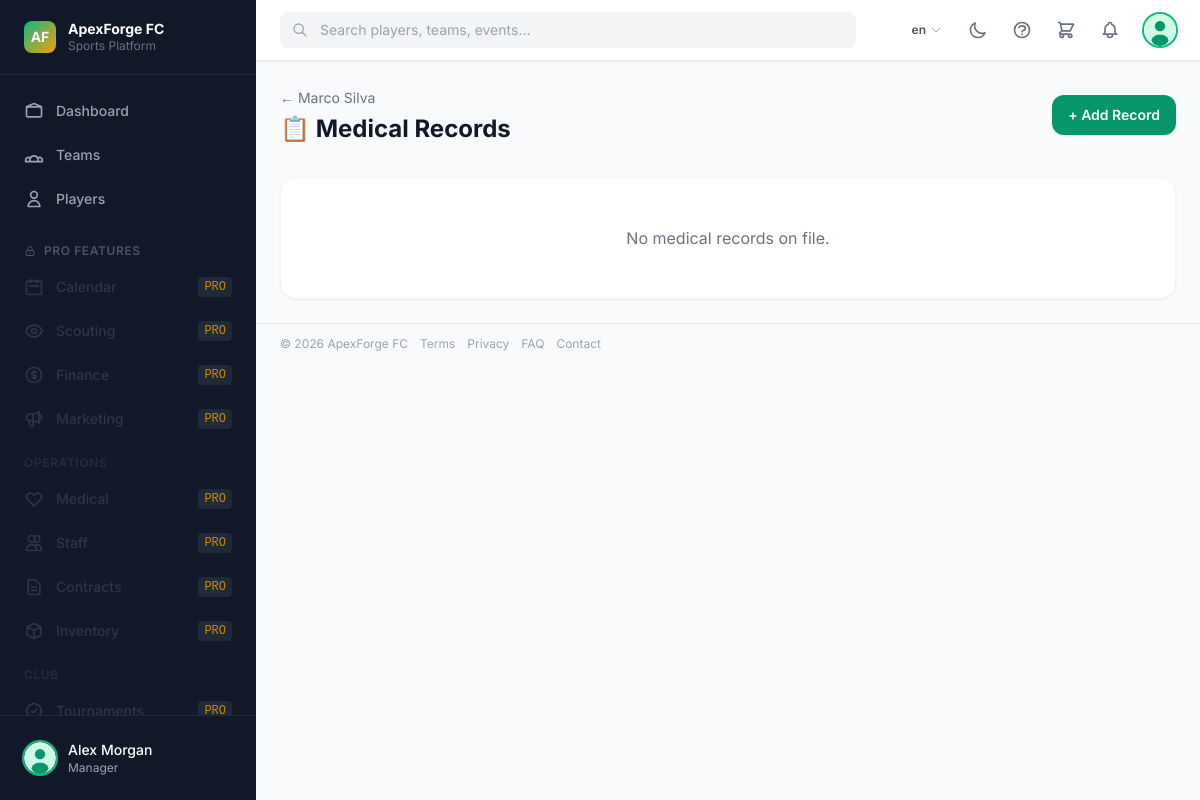
The page /medical/player/1/records/ (signed in) on the database its author committed.
### core/models.py (models this page shows, shortened)
class ClubBranding(models.Model):
    name            = models.CharField(_("club name"), max_length=200, default="ApexForge FC")
    tagline         = models.CharField(max_length=300, blank=True)
    logo            = models.ImageField(upload_to="branding/", blank=True, null=True)
    primary_color   = models.CharField(max_length=7, default="#059669")   # emerald-600
    secondary_color = models.CharField(max_length=7, default="#f59e0b")   # amber-500
    founded_year    = models.PositiveSmallIntegerField(null=True, blank=True)
    city            = models.CharField(max_length=100, blank=True)
    country         = models.CharField(max_length=100, blank=True)
    website         = models.URLField(blank=True)
    email           = models.EmailField(blank=True)
    phone           = models.CharField(max_length=30, blank=True)
    twitter         = models.CharField(max_length=100, blank=True)
    instagram       = models.CharField(max_length=100, blank=True)
    facebook        = models.CharField(max_length=100, blank=True)
    youtube         = models.CharField(max_length=100, blank=True)
    tiktok          = models.CharField(max_length=100, blank=True)
    linkedin        = models.CharField(max_length=100, blank=True)
    discord         = models.CharField(max_length=100, blank=True)
    twitch          = models.CharField(max_length=100, blank=True)
    description     = models.TextField(blank=True)
    updated_at      = models.DateTimeField(auto_now=True)
    class Meta:
        verbose_name = _("club branding")
    @classmethod
    def get_solo(cls):
        obj, _ = cls.objects.get_or_create(pk=1)
        return obj

### accounts/models.py (models this page shows, shortened)
class User(AbstractBaseUser, PermissionsMixin):
    class Role(models.TextChoices):
        SUPER_ADMIN   = "super_admin",   _("Super Admin")
        CLUB_OWNER    = "club_owner",    _("Club Owner / Entrepreneur")
        MANAGER       = "manager",       _("Manager")
        COACH         = "coach",         _("Coach")
        ATHLETE       = "athlete",       _("Athlete / Player")
        SCOUT         = "scout",         _("Scout")
        FAN_INVESTOR  = "fan_investor",  _("Fan / Investor")
    email      = models.EmailField(_("email address"), unique=True)
    first_name = models.CharField(_("first name"), max_length=150, blank=True)
    last_name  = models.CharField(_("last name"),  max_length=150, blank=True)
    role       = models.CharField(_("role"), max_length=30, choices=Role.choices, default=Role.FAN_INVESTOR)
    is_active  = models.BooleanField(default=True)
    is_staff   = models.BooleanField(default=False)
    date_joined = models.DateTimeField(default=timezone.now)
    USERNAME_FIELD  = "email"
    REQUIRED_FIELDS = ["first_name", "last_name"]
    objects = UserManager()
    class Meta:
        verbose_name = _("user")
        verbose_name_plural = _("users")
        ordering = ["email"]
    def get_full_name(self):
        return f"{self.first_name} {self.last_name}".strip()
    @property
    def is_fan_investor(self):
        return self.role == self.Role.FAN_INVESTOR
    @property
    def can_manage(self):
        return self.role in (
            self.Role.SUPER_ADMIN,
            self.Role.CLUB_OWNER,
            self.Role.MANAGER,
        )

### players/models.py (models this page shows, shortened)
class Player(models.Model):
    class Status(models.TextChoices):
        ACTIVE   = "active",   _("Active")
        INJURED  = "injured",  _("Injured")
        SUSPENDED = "suspended", _("Suspended")
        RETIRED  = "retired",  _("Retired")
        TRANSFER = "transfer", _("Transfer Listed")
    class Foot(models.TextChoices):
        LEFT  = "left",  _("Left")
        RIGHT = "right", _("Right")
        BOTH  = "both",  _("Both")
    user         = models.OneToOneField(
        settings.AUTH_USER_MODEL, on_delete=models.SET_NULL,
        null=True, blank=True, related_name="player_profile",
    )
    full_name    = models.CharField(_("full name"), max_length=200)
    photo        = models.ImageField(upload_to="players/photos/", blank=True, null=True)
    date_of_birth = models.DateField(null=True, blank=True)
    nationality  = models.CharField(max_length=100, blank=True)
    second_nationality = models.CharField(max_length=100, blank=True)
    position     = models.CharField(max_length=50, blank=True)
    secondary_position = models.CharField(max_length=50, blank=True)
    preferred_foot = models.CharField(max_length=10, choices=Foot.choices, default=Foot.RIGHT)
    height_cm    = models.PositiveSmallIntegerField(null=True, blank=True, verbose_name=_("Height (cm)"))
    weight_kg    = models.PositiveSmallIntegerField(null=True, blank=True, verbose_name=_("Weight (kg)"))
    status       = models.CharField(max_length=20, choices=Status.choices, default=Status.ACTIVE)
    market_value = models.DecimalField(max_digits=14, decimal_places=2, null=True, blank=True)
    contract_until = models.DateField(null=True, blank=True)
    agent        = models.CharField(max_length=200, blank=True)
    bio          = models.TextField(blank=True)
    sport        = models.CharField(max_length=30, choices=settings.APEXFORGE_SPORT_CHOICES, default="football")
    jersey_number = models.PositiveSmallIntegerField(null=True, blank=True)
    created_at   = models.DateTimeField(auto_now_add=True)
    updated_at   = models.DateTimeField(auto_now=True)
    class Meta:
        verbose_name = _("player")
        verbose_name_plural = _("players")
        ordering = ["full_name"]
    def __str__(self):
        return self.full_name

### medical/views.py (the view)
# urls.py: path("player/<int:player_pk>/records/",    views.medical_records,        name="records"),
@staff_required
def medical_records(request, player_pk):
    player = get_object_or_404(Player, pk=player_pk)
    records = player.medical_records.order_by("-date")
    if not request.user.can_manage:
        records = records.filter(is_confidential=False)
    return render(request, "medical/records.html", {"player": player, "records": records})

### templates/medical/records.html (shortened to what this page needs)
{% extends "base.html" %}
{% load i18n %}
{% block page_header %}
<div class="px-4 lg:px-6 pt-6 pb-2 flex items-center justify-between">
  <div>
    <a href="{% url 'players:detail' player.pk %}" class="text-sm text-gray-500 hover:text-primary-600">← {{ player }}</a>
    <h1 class="text-2xl font-bold text-gray-900 dark:text-white mt-1">📋 {% trans "Medical Records" %}</h1>
  </div>
  <a href="{% url 'medical:record_create' player.pk %}" class="btn-primary">+ {% trans "Add Record" %}</a>
</div>
{% endblock %}
{% block content %}
<div class="space-y-3">
  {% for record in records %}
  <div class="card p-4 flex items-start gap-4">
    <div class="h-10 w-10 rounded-xl bg-blue-100 dark:bg-blue-900/30 flex items-center justify-center shrink-0 text-lg">📄</div>
    <div class="flex-1">
      <div class="flex items-center justify-between">
        <span class="font-medium text-sm text-gray-900 dark:text-white">{{ record.get_record_type_display }}</span>
        <span class="text-xs text-gray-400">{{ record.date }}</span>
      </div>
      {% if record.physician %}<p class="text-xs text-gray-500 mt-0.5">{% trans "Dr." %} {{ record.physician }}{% if record.facility %} · {{ record.facility }}{% endif %}</p>{% endif %}
      <p class="text-sm text-gray-600 dark:text-gray-300 mt-1">{{ record.description }}</p>
      {% if record.file %}<a href="{{ record.file.url }}" class="text-xs text-primary-600 hover:underline mt-1 inline-block" target="_blank">📎 {% trans "View File" %}</a>{% endif %}
      {% if record.is_confidential %}<span class="ml-2 text-xs bg-red-100 text-red-600 px-2 py-0.5 rounded-full">🔒 {% trans "Confidential" %}</span>{% endif %}
    </div>
  </div>
  {% empty %}
  <div class="card p-12 text-center text-gray-500">{% trans "No medical records on file." %}</div>
  {% endfor %}
</div>
{% endblock %}

### templates/base.html (shortened to what this page needs)
{% load i18n static core_tags %}
<!DOCTYPE html>
<html lang="{{ LANGUAGE_CODE|default:'en' }}"
      x-data="apexApp()"
      x-bind:class="{ 'dark': darkMode }"
      x-init="init()">
<head>
  <script src="https://cdn.tailwindcss.com"></script>
</head>
<body class="bg-gray-50 dark:bg-gray-900 text-gray-900 dark:text-gray-100 font-sans antialiased min-h-screen">
  {% if user.is_authenticated %}
  <div class="flex h-screen overflow-hidden">
    <aside x-cloak
           :class="sidebarOpen ? 'translate-x-0' : '-translate-x-full lg:translate-x-0'"
           class="fixed inset-y-0 left-0 z-40 flex flex-col w-64 bg-gray-900 dark:bg-gray-950 transition-transform duration-300 ease-in-out lg:static lg:translate-x-0">
      <div class="flex items-center gap-3 px-6 py-5 border-b border-gray-800">
        <a href="{% url 'core:landing' %}" class="flex items-center gap-3 flex-1 min-w-0 hover:opacity-80 transition-opacity" title="{% trans 'Go to Home page' %}">
          {% if branding.logo %}
            <img src="{{ branding.logo.url }}" alt="Logo" class="h-8 w-8 rounded shrink-0">
          {% else %}
            <div class="h-8 w-8 rounded-lg bg-gradient-to-br from-primary-500 to-accent-500 flex items-center justify-center shrink-0">
              <span class="text-white font-bold text-sm">AF</span>
            </div>
          {% endif %}
          <div class="min-w-0">
            <p class="text-white font-bold text-sm leading-tight truncate">{{ branding.name }}</p>
            <p class="text-gray-500 text-xs">Sports Platform</p>
          </div>
        </a>
      </div>
      <nav class="flex-1 overflow-y-auto px-3 py-4 space-y-1 scrollbar-hide"
           x-init="$nextTick(() => {
             const active = $el.querySelector('a.bg-primary-600');
             if (active) {
               const navH  = $el.clientHeight;
               const itemT = active.getBoundingClientRect().top - $el.getBoundingClientRect().top;
               $el.scrollTop += itemT - navH / 2 + active.clientHeight / 2;
             }
           })">
        {% include "partials/sidebar_nav.html" %}
      </nav>
      <div class="px-4 py-4 border-t border-gray-800">
        <a href="{% url 'accounts:profile' %}" class="flex items-center gap-3 p-2 rounded-lg hover:bg-gray-800 transition-colors">
          <img src="{{ request.user.profile.avatar_url }}" alt="" class="h-8 w-8 rounded-full object-cover ring-2 ring-primary-500">
          <div class="flex-1 min-w-0">
            <p class="text-sm font-medium text-white truncate">{{ request.user.get_full_name }}</p>
            <p class="text-xs text-gray-400 truncate">{{ request.user.get_role_display }}</p>
          </div>
        </a>
      </div>
    </aside>
    <div class="flex-1 flex flex-col min-w-0 overflow-hidden">
      <header class="flex items-center gap-4 px-4 lg:px-6 py-3 bg-white dark:bg-gray-800 border-b border-gray-200 dark:border-gray-700 shadow-sm z-20">
        <div class="flex-1 max-w-xl" x-data="{ open: false }">
          <div class="relative">
            <svg class="absolute left-3 top-1/2 -translate-y-1/2 w-4 h-4 text-gray-400" fill="none" stroke="currentColor" viewBox="0 0 24 24">
              <path stroke-linecap="round" stroke-linejoin="round" stroke-width="2" d="M21 21l-6-6m2-5a7 7 0 11-14 0 7 7 0 0114 0"/>
            </svg>
            <input type="search"
                   placeholder="{% trans 'Search players, teams, events...' %}"
                   class="w-full pl-10 pr-4 py-2 text-sm bg-gray-100 dark:bg-gray-700 border-0 rounded-lg focus:ring-2 focus:ring-primary-500 dark:text-white"
                   hx-get="{% url 'core:search' %}"
                   hx-trigger="keyup changed delay:300ms"
                   hx-target="#search-results"
                   hx-swap="innerHTML"
                   name="q"
                   @focus="open = true"
                   @click.outside="open = false">
          </div>
        </div>
        <div class="flex items-center gap-2 ml-auto">
          {% get_current_language as CURRENT_LANG %}
          {% lang_url 'en' as lurl_en %}
          {% lang_url 'nl' as lurl_nl %}
          {% lang_url 'de' as lurl_de %}
          {% lang_url 'fr' as lurl_fr %}
          {% lang_url 'es' as lurl_es %}
          {% lang_url 'it' as lurl_it %}
          <div x-data="{ langOpen: false }" class="relative">
            <button @click="langOpen = !langOpen"
                    class="flex items-center gap-1 px-2.5 py-1.5 rounded-lg text-xs font-semibold
                           text-gray-600 dark:text-gray-300 hover:bg-gray-100 dark:hover:bg-gray-700 transition-colors">
              {{ CURRENT_LANG }}
              <svg class="w-3 h-3 opacity-50" fill="none" stroke="currentColor" viewBox="0 0 24 24">
                <path stroke-linecap="round" stroke-linejoin="round" stroke-width="2" d="M19 9l-7 7-7-7"/>
              </svg>
            </button>
          </div>
          <button @click="toggleDark()"
                  class="p-2 rounded-lg text-gray-500 hover:bg-gray-100 dark:hover:bg-gray-700">
            <svg x-cloak x-show="!darkMode" class="w-5 h-5" fill="none" stroke="currentColor" viewBox="0 0 24 24">
              <path stroke-linecap="round" stroke-linejoin="round" stroke-width="2" d="M20.354 15.354A9 9 0 018.646 3.646 9.003 9.003 0 0012 21a9.003 9.003 0 008.354-5.646z"/>
            </svg>
          </button>
          {% if request.user.can_manage %}
          <a href="{% url 'core:help' %}"
             title="Help Center"
             class="p-2 rounded-lg text-gray-500 hover:bg-gray-100 dark:hover:bg-gray-700 hover:text-primary-600 dark:hover:text-primary-400 transition-colors">
            <svg class="w-5 h-5" fill="none" stroke="currentColor" viewBox="0 0 24 24">
              <path stroke-linecap="round" stroke-linejoin="round" stroke-width="2"
                    d="M8.228 9c.549-1.165 2.03-2 3.772-2 2.21 0 4 1.343 4 3 0 1.4-1.278 2.575-3.006 2.907-.542.104-.994.54-.994 1.093m0 3h.01M21 12a9 9 0 11-18 0 9 9 0 0118 0z"/>
            </svg>
          </a>
          {% endif %}
          {% if request.user.is_authenticated %}
          {% include "partials/cart_badge.html" %}
          {% endif %}
          <div x-data="{ notifOpen: false }" class="relative">
            <button @click="notifOpen = !notifOpen; $nextTick(() => { if(notifOpen) htmx.trigger('#notif-panel', 'load') })"
                    class="relative p-2 rounded-lg text-gray-500 hover:bg-gray-100 dark:hover:bg-gray-700">
            </button>
          </div>
          <a href="{% url 'accounts:profile' %}" class="flex items-center gap-2 pl-2">
            <img src="{{ request.user.profile.avatar_url }}" alt="" class="h-8 w-8 rounded-full object-cover ring-2 ring-primary-500">
          </a>
        </div>
      </header>
      <main class="flex-1 overflow-y-auto">
        {% block page_header %}{% endblock %}
        <div class="px-4 lg:px-6 py-6">
          {% block content %}{% endblock %}
        </div>
        <footer class="border-t border-gray-200 dark:border-gray-700 px-4 lg:px-6 py-3 mt-auto shrink-0">
          <div class="flex flex-wrap items-center justify-between gap-2 text-xs text-gray-400 dark:text-gray-500">
            <div class="flex items-center gap-3 flex-wrap">
              <span>© {% now "Y" %} {{ branding.name }}</span>
              <a href="{% url 'core:terms' %}" class="hover:text-gray-600 dark:hover:text-gray-300 transition-colors">{% trans "Terms" %}</a>
              <a href="{% url 'core:privacy' %}" class="hover:text-gray-600 dark:hover:text-gray-300 transition-colors">{% trans "Privacy" %}</a>
              <a href="{% url 'core:public_faq' %}" class="hover:text-gray-600 dark:hover:text-gray-300 transition-colors">{% trans "FAQ" %}</a>
              <a href="{% url 'core:contact' %}" class="hover:text-gray-600 dark:hover:text-gray-300 transition-colors">{% trans "Contact" %}</a>
            </div>
          </div>
        </footer>
      </main>
    </div>
  </div>
  {% else %}
  {% block public_content %}{% endblock %}
  {% endif %}
</body>
</html>

### rows shown on the page
ClubBranding: name "ApexForge FC"
User: user.get_full_name "Alex Morgan", user.role "Manager"
Player: full_name "Marco Silva"

### other values the page prints
{{ CURRENT_LANG }} "en"
